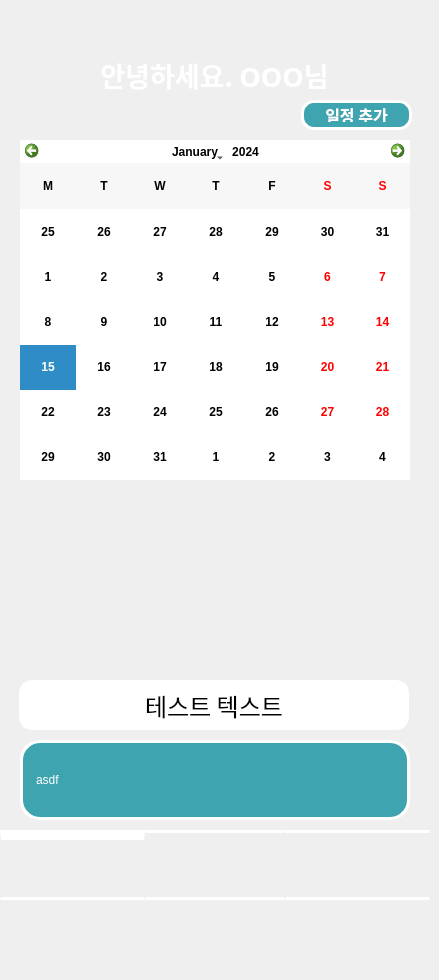
   <widget class="QWidget" name="calender_patient">
    <widget class="QLabel" name="label_46">
     <property name="geometry">
      <rect>
       <x>0</x>
       <y>0</y>
       <width>430</width>
       <height>971</height>
      </rect>
     </property>
     <property name="styleSheet">
      <string notr="true">background-image: url(:/new/prefix1/resources/Dream Whale_.png);</string>
     </property>
     <property name="text">
      <string/>
     </property>
    </widget>
    <widget class="QLabel" name="label_48">
     <property name="geometry">
      <rect>
       <x>19</x>
       <y>50</y>
       <width>391</width>
       <height>50</height>
      </rect>
     </property>
     <property name="font">
      <font>
       <family>Gaegu</family>
       <pointsize>20</pointsize>
       <italic>false</italic>
       <bold>true</bold>
      </font>
     </property>
     <property name="styleSheet">
      <string notr="true">font: 700 20pt &quot;Gaegu&quot;;
color: rgb(255, 255, 255);</string>
     </property>
     <property name="text">
      <string>안녕하세요. OOO님</string>
     </property>
     <property name="alignment">
      <set>Qt::AlignCenter</set>
     </property>
    </widget>
    <widget class="QCalendarWidget" name="calendarWidget">
     <property name="geometry">
      <rect>
       <x>20</x>
       <y>140</y>
       <width>390</width>
       <height>340</height>
      </rect>
     </property>
     <property name="styleSheet">
      <string notr="true">background-color: white;
font: bold 12px;
color: black;

</string>
     </property>
     <property name="selectionMode">
      <enum>QCalendarWidget::SingleSelection</enum>
     </property>
     <property name="horizontalHeaderFormat">
      <enum>QCalendarWidget::SingleLetterDayNames</enum>
     </property>
     <property name="verticalHeaderFormat">
      <enum>QCalendarWidget::NoVerticalHeader</enum>
     </property>
    </widget>
    <widget class="QLabel" name="label_49">
     <property name="geometry">
      <rect>
       <x>19</x>
       <y>680</y>
       <width>390</width>
       <height>50</height>
      </rect>
     </property>
     <property name="font">
      <font>
       <family>Gaegu</family>
       <pointsize>18</pointsize>
      </font>
     </property>
     <property name="styleSheet">
      <string notr="true">color:black;
background-color: rgb(255, 255, 255);
border: 3px solid rgb(255, 255, 255);
border-radius: 13px; 
padding: 5px 10px; </string>
     </property>
     <property name="text">
      <string>테스트 텍스트</string>
     </property>
     <property name="alignment">
      <set>Qt::AlignCenter</set>
     </property>
    </widget>
    <widget class="QPushButton" name="patient_1">
     <property name="geometry">
      <rect>
       <x>0</x>
       <y>830</y>
       <width>145</width>
       <height>70</height>
      </rect>
     </property>
     <property name="styleSheet">
      <string notr="true">image: url(:/new/prefix1/resources/home(1).png);
background-color: rgba(0, 0, 0, 0);
border-top: 10px solid rgb(255, 255, 255);
border-bottom: 3px solid rgb(255, 255, 255);
padding: 5px 10px;</string>
     </property>
     <property name="text">
      <string/>
     </property>
     <property name="iconSize">
      <size>
       <width>75</width>
       <height>75</height>
      </size>
     </property>
     <property name="checkable">
      <bool>false</bool>
     </property>
     <property name="flat">
      <bool>true</bool>
     </property>
    </widget>
    <widget class="QPushButton" name="patient_2">
     <property name="geometry">
      <rect>
       <x>145</x>
       <y>830</y>
       <width>140</width>
       <height>70</height>
      </rect>
     </property>
     <property name="styleSheet">
      <string notr="true">image: url(:/new/prefix1/resources/list.png);
background-color: rgba(0, 0, 0, 0);
border-top: 3px solid rgb(255, 255, 255);
border-bottom: 3px solid rgb(255, 255, 255);
padding: 5px 10px;</string>
     </property>
     <property name="text">
      <string/>
     </property>
     <property name="iconSize">
      <size>
       <width>75</width>
       <height>75</height>
      </size>
     </property>
     <property name="flat">
      <bool>true</bool>
     </property>
    </widget>
    <widget class="QPushButton" name="setting_patient">
     <property name="geometry">
      <rect>
       <x>285</x>
       <y>830</y>
       <width>145</width>
       <height>70</height>
      </rect>
     </property>
     <property name="styleSheet">
      <string notr="true">image: url(:/new/prefix1/resources/setting.png);
background-color: rgba(0, 0, 0, 0);
border-top: 3px solid rgb(255, 255, 255);
border-bottom: 3px solid rgb(255, 255, 255);
padding: 5px 10px;</string>
     </property>
     <property name="text">
      <string/>
     </property>
     <property name="iconSize">
      <size>
       <width>75</width>
       <height>75</height>
      </size>
     </property>
     <property name="flat">
      <bool>true</bool>
     </property>
    </widget>
    <widget class="QPushButton" name="pushButton">
     <property name="geometry">
      <rect>
       <x>301</x>
       <y>100</y>
       <width>111</width>
       <height>30</height>
      </rect>
     </property>
     <property name="font">
      <font>
       <family>Gaegu</family>
       <pointsize>12</pointsize>
       <italic>false</italic>
       <bold>true</bold>
      </font>
     </property>
     <property name="styleSheet">
      <string notr="true">color: rgb(255, 255, 255);
background-color: rgb(62, 164, 175);
border: 3px solid rgb(255, 255, 255);
border-radius: 13px; 
font: 700 12pt &quot;Gaegu&quot;;
padding: 5px 10px; </string>
     </property>
     <property name="text">
      <string>일정 추가</string>
     </property>
     <property name="flat">
      <bool>true</bool>
     </property>
    </widget>
    <widget class="QScrollArea" name="scrollArea">
     <property name="geometry">
      <rect>
       <x>20</x>
       <y>490</y>
       <width>390</width>
       <height>180</height>
      </rect>
     </property>
     <property name="styleSheet">
      <string notr="true">background-color: transparent;
border : none;</string>
     </property>
     <property name="widgetResizable">
      <bool>true</bool>
     </property>
     <widget class="QWidget" name="scrollAreaWidgetContents">
      <property name="geometry">
       <rect>
        <x>0</x>
        <y>0</y>
        <width>390</width>
        <height>180</height>
       </rect>
      </property>
      <layout class="QVBoxLayout" name="verticalLayout_3">
       <item>
        <widget class="QFrame" name="frame">
         <property name="minimumSize">
          <size>
           <width>0</width>
           <height>160</height>
          </size>
         </property>
         <property name="frameShape">
          <enum>QFrame::StyledPanel</enum>
         </property>
         <property name="frameShadow">
          <enum>QFrame::Raised</enum>
         </property>
        </widget>
       </item>
      </layout>
     </widget>
    </widget>
    <widget class="QLabel" name="quote_patient">
     <property name="geometry">
      <rect>
       <x>20</x>
       <y>740</y>
       <width>390</width>
       <height>80</height>
      </rect>
     </property>
     <property name="styleSheet">
      <string notr="true">color: rgb(255, 255, 255);
background-color: rgb(62, 164, 175);
border: 3px solid rgb(255, 255, 255);
border-radius: 20px; 
font: 700 12pt &quot;Gaegu&quot;;
padding: 5px 10px; </string>
     </property>
     <property name="text">
      <string>asdf</string>
     </property>
    </widget>
   </widget>
